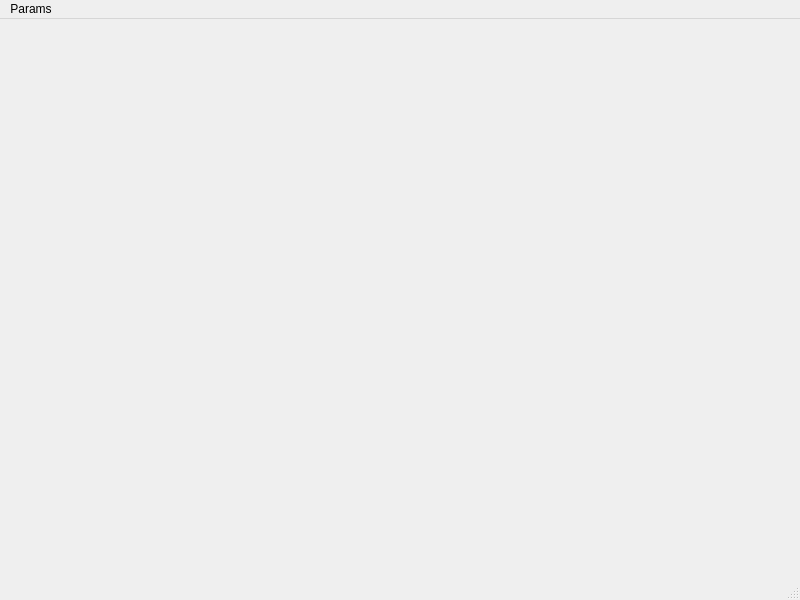
<?xml version="1.0" encoding="UTF-8"?>
<ui version="4.0">
 <class>MainWindow</class>
 <widget class="QMainWindow" name="MainWindow">
  <property name="geometry">
   <rect>
    <x>0</x>
    <y>0</y>
    <width>800</width>
    <height>600</height>
   </rect>
  </property>
  <property name="windowTitle">
   <string>MainWindow</string>
  </property>
  <widget class="QWidget" name="centralwidget"/>
  <widget class="QMenuBar" name="menubar">
   <property name="geometry">
    <rect>
     <x>0</x>
     <y>0</y>
     <width>800</width>
     <height>28</height>
    </rect>
   </property>
   <widget class="QMenu" name="menuParams">
    <property name="title">
     <string>Params</string>
    </property>
   </widget>
   <addaction name="menuParams"/>
  </widget>
  <widget class="QStatusBar" name="statusbar"/>
 </widget>
 <resources/>
 <connections/>
</ui>
